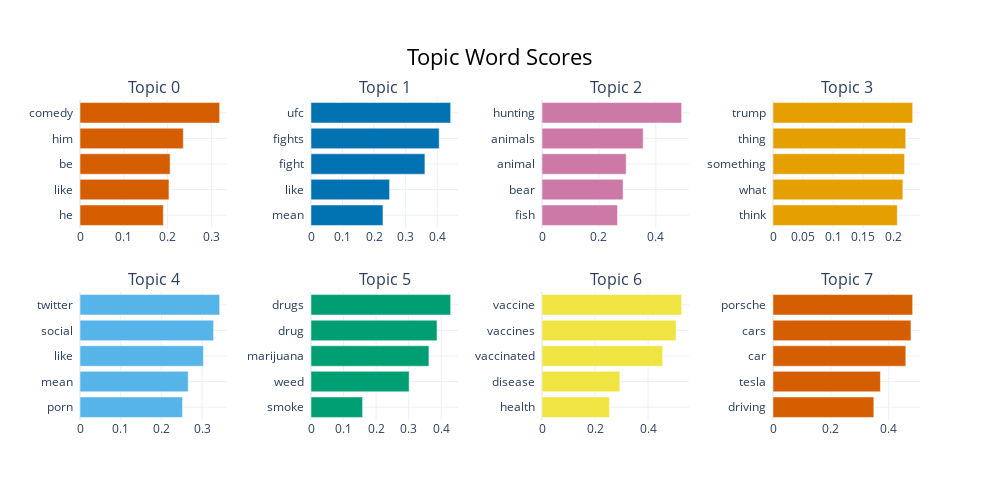

Here is the notebook cell this chart was saved with:
### Code cell
topic_model.visualize_barchart()

### Figure 1 — Plotly figure (JSON) as saved in the notebook; plotly's stock layout.template omitted (floating-point values rounded to 4 significant figures)
{"data": [{"marker": {"color": "#D55E00"}, "orientation": "h", "type": "bar", "x": [0.1903, 0.2031, 0.2057, 0.2359, 0.3189], "xaxis": "x", "y": ["he  ", "like  ", "be  ", "him  ", "comedy  "], "yaxis": "y"}, {"marker": {"color": "#0072B2"}, "orientation": "h", "type": "bar", "x": [0.2281, 0.2491, 0.361, 0.4063, 0.4426], "xaxis": "x2", "y": ["mean  ", "like  ", "fight  ", "fights  ", "ufc  "], "yaxis": "y2"}, {"marker": {"color": "#CC79A7"}, "orientation": "h", "type": "bar", "x": [0.2653, 0.2849, 0.2957, 0.3554, 0.4905], "xaxis": "x3", "y": ["fish  ", "bear  ", "animal  ", "animals  ", "hunting  "], "yaxis": "y3"}, {"marker": {"color": "#E69F00"}, "orientation": "h", "type": "bar", "x": [0.2066, 0.2158, 0.2187, 0.2207, 0.2321], "xaxis": "x4", "y": ["think  ", "what  ", "something  ", "thing  ", "trump  "], "yaxis": "y4"}, {"marker": {"color": "#56B4E9"}, "orientation": "h", "type": "bar", "x": [0.252, 0.266, 0.3033, 0.3284, 0.3433], "xaxis": "x5", "y": ["porn  ", "mean  ", "like  ", "social  ", "twitter  "], "yaxis": "y5"}, {"marker": {"color": "#009E73"}, "orientation": "h", "type": "bar", "x": [0.1585, 0.3014, 0.3622, 0.387, 0.4289], "xaxis": "x6", "y": ["smoke  ", "weed  ", "marijuana  ", "drug  ", "drugs  "], "yaxis": "y6"}, {"marker": {"color": "#F0E442"}, "orientation": "h", "type": "bar", "x": [0.2542, 0.2938, 0.455, 0.5057, 0.5268], "xaxis": "x7", "y": ["health  ", "disease  ", "vaccinated  ", "vaccines  ", "vaccine  "], "yaxis": "y7"}, {"marker": {"color": "#D55E00"}, "orientation": "h", "type": "bar", "x": [0.3487, 0.3716, 0.4593, 0.4772, 0.483], "xaxis": "x8", "y": ["driving  ", "tesla  ", "car  ", "cars  ", "porsche  "], "yaxis": "y8"}], "layout": {"annotations": [{"font": {"size": 16}, "showarrow": false, "text": "Topic 0", "x": 0.0875, "xanchor": "center", "xref": "paper", "y": 1, "yanchor": "bottom", "yref": "paper"}, {"font": {"size": 16}, "showarrow": false, "text": "Topic 1", "x": 0.3625, "xanchor": "center", "xref": "paper", "y": 1, "yanchor": "bottom", "yref": "paper"}, {"font": {"size": 16}, "showarrow": false, "text": "Topic 2", "x": 0.6375, "xanchor": "center", "xref": "paper", "y": 1, "yanchor": "bottom", "yref": "paper"}, {"font": {"size": 16}, "showarrow": false, "text": "Topic 3", "x": 0.9125, "xanchor": "center", "xref": "paper", "y": 1, "yanchor": "bottom", "yref": "paper"}, {"font": {"size": 16}, "showarrow": false, "text": "Topic 4", "x": 0.0875, "xanchor": "center", "xref": "paper", "y": 0.4, "yanchor": "bottom", "yref": "paper"}, {"font": {"size": 16}, "showarrow": false, "text": "Topic 5", "x": 0.3625, "xanchor": "center", "xref": "paper", "y": 0.4, "yanchor": "bottom", "yref": "paper"}, {"font": {"size": 16}, "showarrow": false, "text": "Topic 6", "x": 0.6375, "xanchor": "center", "xref": "paper", "y": 0.4, "yanchor": "bottom", "yref": "paper"}, {"font": {"size": 16}, "showarrow": false, "text": "Topic 7", "x": 0.9125, "xanchor": "center", "xref": "paper", "y": 0.4, "yanchor": "bottom", "yref": "paper"}], "height": 500, "hoverlabel": {"bgcolor": "white", "font": {"family": "Rockwell", "size": 16}}, "showlegend": false, "title": {"font": {"color": "Black", "size": 22}, "text": "Topic Word Scores", "x": 0.5, "xanchor": "center", "yanchor": "top"}, "width": 1000, "xaxis": {"anchor": "y", "domain": [0, 0.175], "showgrid": true}, "xaxis2": {"anchor": "y2", "domain": [0.275, 0.45], "showgrid": true}, "xaxis3": {"anchor": "y3", "domain": [0.55, 0.725], "showgrid": true}, "xaxis4": {"anchor": "y4", "domain": [0.825, 1], "showgrid": true}, "xaxis5": {"anchor": "y5", "domain": [0, 0.175], "showgrid": true}, "xaxis6": {"anchor": "y6", "domain": [0.275, 0.45], "showgrid": true}, "xaxis7": {"anchor": "y7", "domain": [0.55, 0.725], "showgrid": true}, "xaxis8": {"anchor": "y8", "domain": [0.825, 1], "showgrid": true}, "yaxis": {"anchor": "x", "domain": [0.6, 1], "showgrid": true}, "yaxis2": {"anchor": "x2", "domain": [0.6, 1], "showgrid": true}, "yaxis3": {"anchor": "x3", "domain": [0.6, 1], "showgrid": true}, "yaxis4": {"anchor": "x4", "domain": [0.6, 1], "showgrid": true}, "yaxis5": {"anchor": "x5", "domain": [0, 0.4], "showgrid": true}, "yaxis6": {"anchor": "x6", "domain": [0, 0.4], "showgrid": true}, "yaxis7": {"anchor": "x7", "domain": [0, 0.4], "showgrid": true}, "yaxis8": {"anchor": "x8", "domain": [0, 0.4], "showgrid": true}}}
